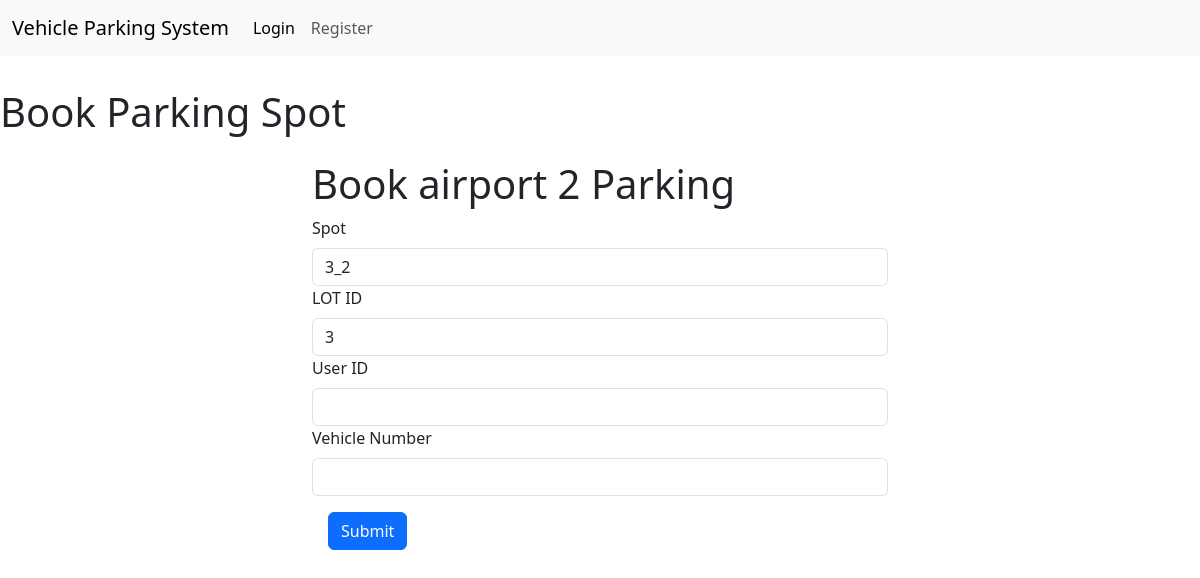
Screenshot of /book_parking/3 with the database file from the repository.
### controllers/models.py (models this page shows)
class ParkingLot(db.Model):
    id = db.Column(db.Integer, primary_key=True, autoincrement=True)
    location = db.Column(db.String(100), nullable=False)
    address = db.Column(db.String(200), nullable=False)
    pin_code = db.Column(db.String, nullable=False)
    price = db.Column(db.String, nullable=False)
    max_spots = db.Column(db.Integer, nullable=False)
    spots = db.relationship('ParkingSpot', backref='lot', cascade="all, delete-orphan")

class ParkingSpot(db.Model):
    id = db.Column(db.Integer, primary_key=True, autoincrement=True)
    lot_id = db.Column(db.Integer, db.ForeignKey('parking_lot.id'), nullable=False)
    status = db.Column(db.String(1), nullable=False, default='A')
    spot = db.Column(db.String, nullable=False)

### controllers/general_routes.py (the view, shortened to what this page needs)
@app.route('/book_parking/<int:parking_lot_id>', methods=['GET', 'POST'])
def book_parking(parking_lot_id):
    parking_lot = ParkingLot.query.get_or_404(parking_lot_id)
    spot = ParkingSpot.query.filter_by(lot_id=parking_lot.id, status='A').first()
    if not spot:
        flash('No available parking spots in this lot.', 'error')
        return redirect(url_for('user_search_parking'))
    if not parking_lot:
        flash('Parking lot not found.', 'error')
        return redirect(url_for('user_search_parking'))
    return render_template('book_parking.html', parking_lot=parking_lot, spot=spot)

### templates/book_parking.html (shortened to what this page needs)
<!DOCTYPE html>
<html lang="en">
<head>
</head>
{% include 'index.html' %}
<body>
    <h1>Book Parking Spot</h1>
    {% block content %}
    <div class="container-fluid">
        <div class="row justify-content-center">
            <div class="col-6 m-3">
                <h1>Book {{ parking_lot.location }} Parking</h1>
                <form method="post" action="/book_parking/{{ parking_lot.id }}">
                    <div class="mb-1.5">
                        <label for="spot" class="form-label">Spot</label>
                        <input type="text" class="form-control" id="spot" name="spot" value="{{ spot.spot }}" required>
                    </div>
                    <div class="mb-1.5">
                        <label for="lot_id" class="form-label">LOT ID</label>
                        <input type="text" class="form-control" id="lot_id" name="lot_id" value="{{ parking_lot.id }}" required>
                    </div>
                    <div class="mb-1.5">
                        <label for="user_id" class="form-label">User ID</label>
                        <input type="text" class="form-control" id="user_id" name="user_id" value="{{ session['user_id'] }}" required>
                    </div>
                    <div class="mb-1.5">
                        <label for="vehicle_number" class="form-label">Vehicle Number</label>
                        <input type="text" class="form-control" id="vehicle_number" name="vehicle_number" required>
                    </div>
                    <button type="submit" class="btn btn-primary m-3">Submit</button>
                </form>
            </div>
        </div>
    </div>
    {%endblock%}
</body>
</html>

### rows the page displays
ParkingLot: location "airport 2", lot_id "3"
ParkingSpot: spot "3_2"
